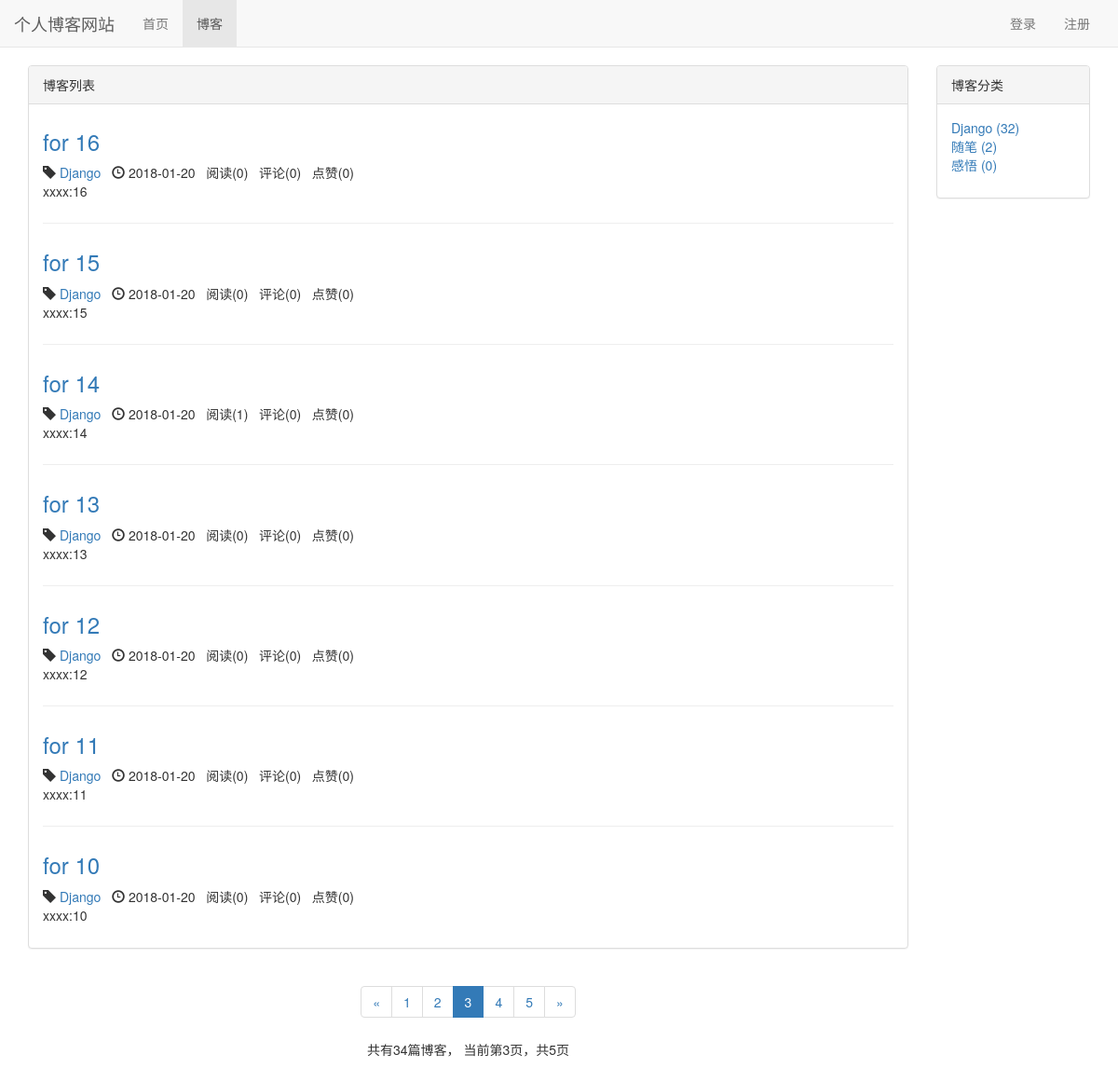
Page /blog/?page=3 on the committed database.
### blog/models.py (models this page shows, shortened)
class Blog(models.Model, ReadNumExpandMethod):
    title = models.CharField(max_length=50)
    blog_type = models.ForeignKey(BlogType, on_delete=models.CASCADE)
    content = RichTextUploadingField()
    author = models.ForeignKey(User, on_delete=models.CASCADE)
    read_details = GenericRelation(ReadDetail)
    created_time = models.DateTimeField(auto_now_add=True)
    last_updated_time = models.DateTimeField(auto_now=True)
    class Meta:
        ordering = ['-created_time']

class BlogType(models.Model):
    type_name = models.CharField(max_length=15)
    def __str__(self):
        return self.type_name

### likes/models.py (models this page shows)
class LikeCount(models.Model):
    content_type = models.ForeignKey(ContentType, on_delete=models.CASCADE)
    object_id = models.PositiveIntegerField()
    content_object = GenericForeignKey('content_type', 'object_id')
    liked_num = models.IntegerField(default=0)

### read_statistics/models.py (models this page shows)
class ReadNum(models.Model):
    read_num = models.IntegerField(default=0)
    content_type = models.ForeignKey(ContentType, on_delete=models.CASCADE)
    object_id = models.PositiveIntegerField()
    content_object = GenericForeignKey('content_type', 'object_id')

### blog/views.py (the view)
# urls.py: path('', views.blog_list, name='blog_list'),
def blog_list(request):
    blogs_all_list = Blog.objects.all()
    context = get_blog_list_common_data(request, blogs_all_list)
    return render(request, 'blog/blog_list.html', context)

### comment/templatetags/comment_tags.py (called while the page is built)
@register.simple_tag
def get_comment_count(obj):
    content_type = ContentType.objects.get_for_model(obj)
    return Comment.objects.filter(content_type=content_type, object_id=obj.pk).count()

### likes/templatetags/likes_tags.py (called while the page is built)
@register.simple_tag
def get_like_count(obj):
    content_type = ContentType.objects.get_for_model(obj)
    like_count, created = LikeCount.objects.get_or_create(content_type=content_type, object_id=obj.pk)
    return like_count.liked_num

### read_statistics/models.py (called while the page is built)
    def get_read_num(self):
        try:
            ct = ContentType.objects.get_for_model(self)
            readnum = ReadNum.objects.get(content_type=ct, object_id=self.pk)
            return readnum.read_num
        except exceptions.ObjectDoesNotExist:
            return 0

### user/context_processors.py (called while the page is built)
def login_modal_form(request):
    return {'login_modal_form': LoginForm()}

### blog/templates/blog/blog_list.html (shortened to what this page needs)
{% extends 'base.html' %}
{% block nav_blog_active %}active{% endblock %}
{% load static %}
{% load comment_tags %}
{% load likes_tags %}
{% block header_extends %}
    <link rel="stylesheet" href="{% static 'blog/blog.css' %}">
{% endblock %}
{% block content %}
    <div class="container">
        <div class="row">
            <div class="col-xs-12 col-sm-8 col-md-9 col-lg-10">
                <div class="panel panel-default">
                    <div class="panel-heading">{% block blog_list_title %}博客列表{% endblock %}</div>
                    <div class="panel-body">
                        {% for blog in blogs %}
                            <div class="blog">
                                <h3><a href="{% url 'blog_detail' blog.pk %}">{{ blog.title }}</a></h3>
                                <p class="blog-info">
                                    <span class="glyphicon glyphicon-tag"></span> <a href="{% url 'blogs_with_type' blog.blog_type.pk %}">{{ blog.blog_type }}</a>&nbsp;&nbsp;
                                    <span class="glyphicon glyphicon-time"></span> {{ blog.created_time|date:"Y-m-d" }}&nbsp;&nbsp;
                                    阅读({{ blog.get_read_num }})&nbsp;&nbsp;
                                    评论({% get_comment_count blog %})&nbsp;&nbsp;
                                    点赞({% get_like_count blog %})
                                </p>
                                <p>{{ blog.content|striptags|truncatechars:120 }}</p>
                            </div>
                        {% empty %}
                            <div class="blog">
                                <h3>暂无博客，敬请期待</h3>
                            </div>
                        {% endfor %}
                    </div>
                </div>
                <div class="paginator">
                    <ul class="pagination">
                        <li>
                            {% if page_of_blogs.has_previous %}
                                <a href="?page={{ page_of_blogs.previous_page_number }}" aria-label="Previous">
                                    <span aria-hidden="true">&laquo;</span>
                                </a>
                            {% else %}
                                <span aria-hidden="true">&laquo;</span>
                            {% endif %}
                        </li>
                        {% for page_num in page_range %}
                            {% if page_num == page_of_blogs.number %}
                                <li class="active"><span>{{ page_num }}</span></li>
                            {% else %}
                                {% if page_num == '...' %}
                                    <li><span>{{ page_num }}</span></li>
                                {% else %}
                                    <li><a href="?page={{ page_num }}">{{ page_num }}</a></li>
                                {% endif %}
                            {% endif %}
                        {% endfor %}
                        <li>
                            {% if page_of_blogs.has_next %}
                                <a href="?page={{ page_of_blogs.next_page_number }}" aria-label="Next">
                                    <span aria-hidden="true">&raquo;</span>
                                </a>
                            {% else %}
                                <span aria-hidden="true">&raquo;</span>
                            {% endif %}
                        </li>
                    </ul>
                    <p>
                        共有{{ page_of_blogs.paginator.count }}篇博客，
                        当前第{{ page_of_blogs.number }}页，共{{ page_of_blogs.paginator.num_pages }}页
                    </p>
                </div>
            </div>
            <div class="hidden-xs col-sm-4 col-md-3 col-lg-2">
                <div class="panel panel-default">
                    <div class="panel-heading">博客分类</div>
                    <div class="panel-body">
                        <ul class="blog-types">
                            {% for blog_type in blog_types %}
                                <li>
                                    <a href="{% url 'blogs_with_type' blog_type.pk %}">
                                        {{ blog_type.type_name }} ({{ blog_type.blog_count }})
                                    </a>
                                </li>
                            {% empty %}
                                <li>暂无分类</li>
                            {% endfor %}
                        </ul>
                    </div>
                </div>
            </div>
        </div>
    </div>
{% endblock %}

### static/base.css (style rules this page uses)
* { margin: 0; padding: 0; }
body { margin-top: 70px!important; }
ul { list-style-type: none!important; }

### blog/static/blog/blog.css (style rules this page uses)
ul.blog-types { list-style-type: none; }
div.blog:not(:last-child) { margin-bottom: 2em; padding-bottom: 1em; border-bottom: 1px solid #eee; }
div.blog h3 { margin-top: 0.5em; }
div.blog p.blog-info { margin-bottom: 0; }
div.paginator { text-align: center; }

### rows in the picture
Blog: title "for 16", blog_type "Django", created_time "2018-01-20", get_read_num "0", id "0", id.liked_num "0", content "xxxx:16"
Blog: title "for 15", blog_type "Django", created_time "2018-01-20", get_read_num "0", id "0", id.liked_num "0", content "xxxx:15"
Blog: title "for 14", blog_type "Django", created_time "2018-01-20", get_read_num "1", id "0", id.liked_num "0", content "xxxx:14"
Blog: title "for 13", blog_type "Django", created_time "2018-01-20", get_read_num "0", id "0", id.liked_num "0", content "xxxx:13"
Blog: title "for 12", blog_type "Django", created_time "2018-01-20", get_read_num "0", id "0", id.liked_num "0", content "xxxx:12"
Blog: title "for 11", blog_type "Django", created_time "2018-01-20", get_read_num "0", id "0", id.liked_num "0", content "xxxx:11"
Blog: title "for 10", blog_type "Django", created_time "2018-01-20", get_read_num "0", id "0", id.liked_num "0", content "xxxx:10"
BlogType: type_name "Django", blog_count "32"
BlogType: type_name "随笔", blog_count "2"
BlogType: type_name "感悟", blog_count "0"

### other values in the picture
{{ page_num }} "1" "2" "4" "5"
{{ page_num }} "3"
{{ page_of_blogs.paginator.count }} "34"
{{ page_of_blogs.number }} "3"
{{ page_of_blogs.paginator.num_pages }} "5"
